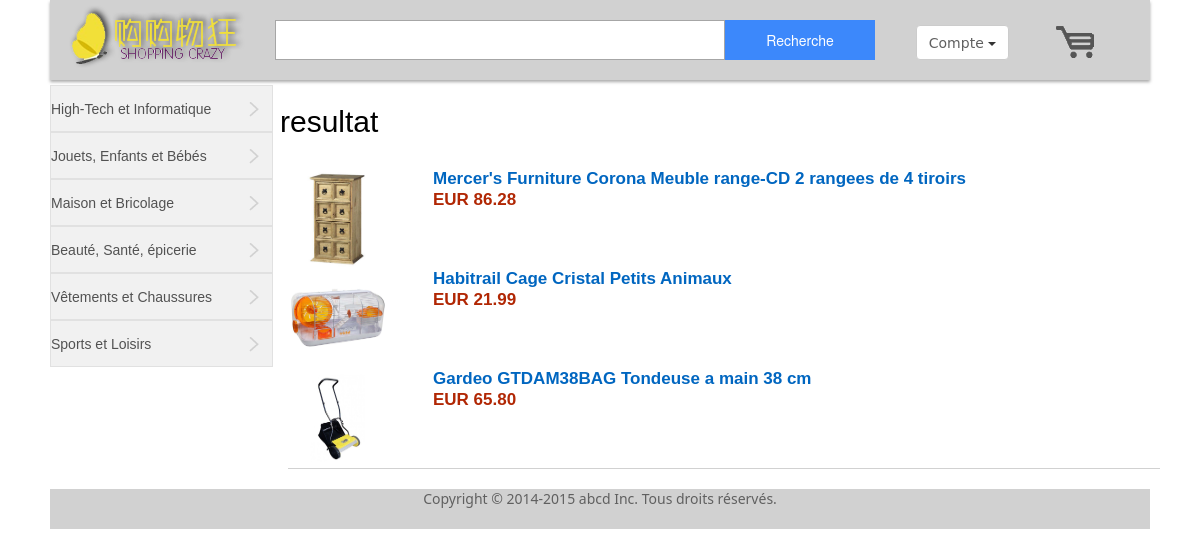
Screenshot of /projet/search_resultat.php?id_category=3 with the database file from the repository.
### tables this page shows
CREATE TABLE IF NOT EXISTS `article` (
  `id_article` int(11) NOT NULL AUTO_INCREMENT,
  `name` varchar(100) DEFAULT NULL,
  `image_src` varchar(100) DEFAULT NULL,
  `id_category` int(11) DEFAULT NULL,
  `price` decimal(5,2) NOT NULL,
  `quantity` int(11) NOT NULL,
  `description` text,
  PRIMARY KEY (`id_article`)
);

### projet/search_resultat.php (the view, shortened to what this page needs)
<!doctype html>
<html>
	<head>
		<link rel="stylesheet" type="text/css" href="css/homepage.css"/>
		<link rel="stylesheet" type="text/css" href="css/lrtk.css"/>
		<link href="css/bootstrap.css" rel="stylesheet" type="text/css">
	</head>
	<body>
		<div id="Container">
			<?php include 'header.php';?>
			<?php include 'menu.php';?>
			<div id="center">
				<div class="p_title"><h2>resultat</h2></div>
				<div class="list_body">
					<table width="872" border="0" class="panier_table">
							<?php
									if (isset($_POST['search_text']) || isset($_GET['search_text'])||isset($_GET['id_category'])||isset($_POST['id_category'])){
									if(isset($_POST['search_text'])){
										$search= $_POST['search_text'];
										$search_content='search_text';
									 }
									 else if (isset($_GET['search_text'])){
										 $search= $_GET['search_text'];
										 $search_content='search_text';
									 }else if(isset($_GET['id_category'])){
										  $id_category= $_GET['id_category'];
									 }
									else if(isset($_POST['id_category'])){
										  $id_category= $_POSY['id_category'];
										  $search_content='id_category';
									 }
									if(isset($id_category)){
										$query = "Select * from article where id_category=".$id_category;
									}
									}
									try {
										$bdd = Database::getDb();
										$req=$bdd->prepare($query);
										$req->execute();
										while ($result = $req->fetch()) {?>
										<tr>
							<td width="10%" valign="top"><img src=<?php echo $result["image_src"]?> width="100" height="100"/></td>
							<td width="55%" valign="top">
								<table border="0">
								<tr>
									<td>
									<a href="article_detail.php?id_article=<?php echo $result["id_article"]?>&&price=<?php echo $result["price"]?>&&image_src=<?php echo $result["image_src"]?>&&name=<?php echo $result["name"]?>"><span class="a-size-medium sc-product-title a-text-bold a-color-title"><?php echo $result["name"]?></span></a></td>
								</tr>
								<tr><td>
								<span class="a-size-medium a-color-price sc-white-space-nowrap a-text-bold">EUR <?php echo $result["price"]?></span></td>
								</tr>
								</table>
							</td>
						</tr>
						<?php
																			}
										}
											catch (PDOException $e) {
												echo("<pre>");
												var_dump($e);
												return null;
												                     }
						?>
					</table>
			</div>
		</div>
		<div id="Footer">Copyright © 2014-2015 abcd Inc. Tous droits réservés.</div>
	</div>
</body>
</html>

### projet/css/homepage.css (style rules this page uses)
html { background: #FFFFFF }
a { text-decoration : none; }
body { text-align:center; font-family: Arial,sans-serif; }
#Container { width:1100px; margin:0 auto; padding:0px; text-align:center; }
#Footer { width: 1100px; height: 40px; background: #D1D1D1; margin-top: 20px; color: #606060; font-family: Segoe, "Segoe UI", "DejaVu Sans", "Trebuchet MS", Verdana, sans-serif; float: left; text-align: center; }
#center { float: left; width: 867px; height: auto; margin-left: 5px; border-width: 1px; font-family: Arial,sans-serif; }
.panier_table { text-align: left; height:auto; border-bottom: 1px solid #D1D1D1; }
.p_title { color: #000000; float: left; margin-left: 2px; }
.a-size-medium { font-size: 17px!important; line-height: 1.255!important; font-family: Arial,sans-serif; text-rendering: optimizeLegibility; }
.a-text-bold { font-weight: 700!important; }
.sc-white-space-nowrap { white-space: nowrap; }
.a-color-price { color: #b12704; }
.a-color-title { color: #0066c0; }
.list_body { float: left; margin-top: 20px; margin-left: 10px; margin-right: 10px; }
h2 { color: #CC6600; font-size: 25px; margin: 20px 0px; }

### rows the page displays
article: image_src (picture), name "Mercer's Furniture Corona Meuble range-CD 2 rangees de 4 tiroirs", price "86.28"
article: image_src (picture), name "Habitrail Cage Cristal Petits Animaux", price "21.99"
article: image_src (picture), name "Gardeo GTDAM38BAG Tondeuse a main 38 cm", price "65.80"
